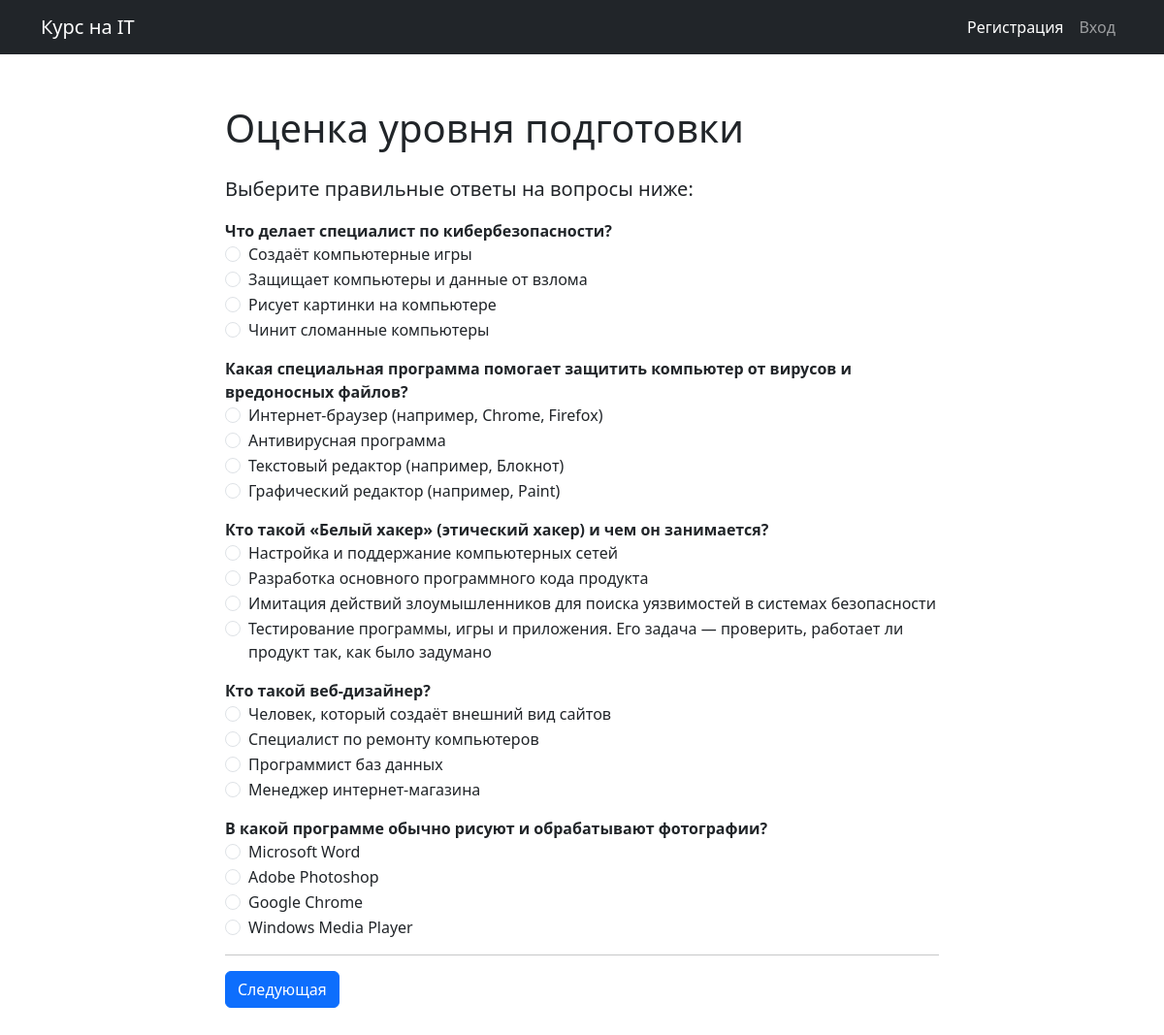
Page /block1/page1/ (signed in) on the earlier database version.
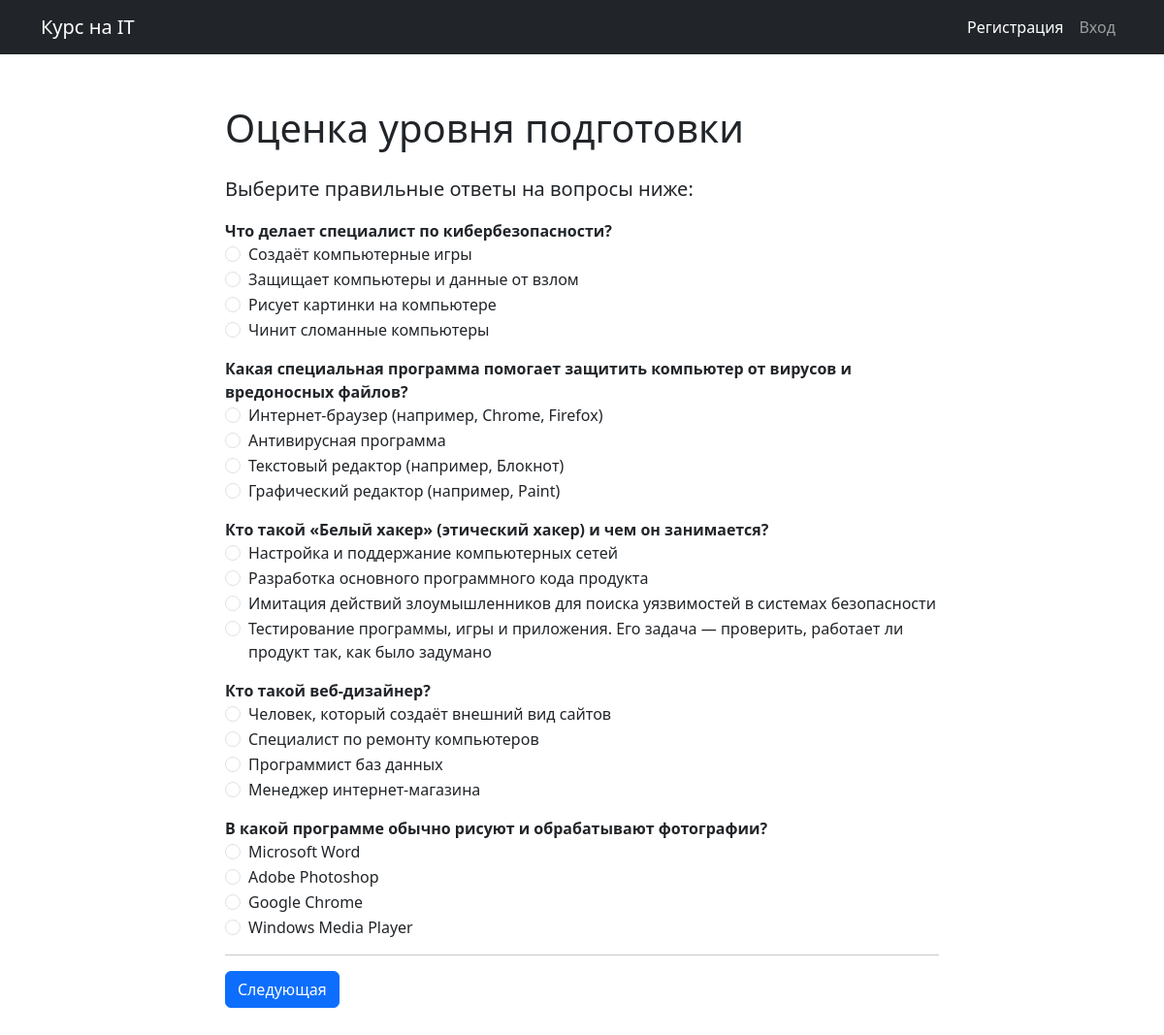
Same page on the later database version.
### primary_test/models.py (models this page shows, shortened)
class Question(models.Model):
    text = models.CharField(max_length=255, db_index=True)
    test_type = models.CharField(max_length=50, choices=TEST_TYPES)
    block = models.ForeignKey(Block, on_delete=models.CASCADE, default=1)
    options = models.ManyToManyField('AnswerOption', related_name='linked_questions')

class AnswerOption(models.Model):
    question = models.ForeignKey(Question, on_delete=models.CASCADE)
    option_text = models.CharField(max_length=255, verbose_name="Вариант ответа")
    is_correct = models.BooleanField(default=False, verbose_name="Правильный ответ?")

### primary_test/views.py (the view, shortened to what this page needs)
# urls.py: path('block1/page<int:page>/', block1_test_view, name='block1_test'),
@login_required
def block1_test_view(request, page=1):
    block_obj = get_object_or_404(Block, number=1)  # Получаем объект первого блока
    session_key = f"questions_order_{block_obj.number}_{request.user.id}"
    if session_key not in request.session:
        all_questions = list(Question.objects.filter(block=block_obj))
        random.shuffle(all_questions)
        request.session[session_key] = [q.id for q in all_questions]  # Сохраняем только идентификаторы
    ordered_questions_ids = request.session[session_key]
    ordered_questions = Question.objects.filter(id__in=ordered_questions_ids).order_by()
    total_pages = math.ceil(len(ordered_questions) / QUESTIONS_PER_PAGE)
    start_idx = (page - 1) * QUESTIONS_PER_PAGE
    end_idx = min(start_idx + QUESTIONS_PER_PAGE, len(ordered_questions))
    current_questions = ordered_questions[start_idx:end_idx]
    saved_answers = request.session.get(f'saved_answers_{block_obj.number}', {})
    prepared_questions = []
    for question in current_questions:
        options = []
        for option in question.answeroption_set.all():
            checked = str(saved_answers.get(str(question.id), '')) == str(option.id)
            options.append((option, checked))
        prepared_questions.append((question, options))
    context = {
        'prepared_questions': prepared_questions,
        'page': page,
        'total_pages': total_pages
    }
    return render(request, 'primary_test/block1_test.html', context)

### primary_test/templates/primary_test/block1_test.html (shortened to what this page needs)
{% extends 'base.html' %}
{% block content %}
<div class="row justify-content-md-center">
    <div class="col-lg-8 col-md-10">
        <h1 class="mb-4">Оценка уровня подготовки</h1>
        <p class="lead">Выберите правильные ответы на вопросы ниже:</p>
        <form action="{% url 'primary_test:block1_test' page=page %}" method="post">
            {% for question, options in prepared_questions %}
                <div class="mb-3">
                    <label class="fw-bold">{{ question.text }}</label>
                    <div class="radio-group">
                        {% for option, checked in options %}
                            <div class="form-check">
                                <input class="form-check-input" type="radio" name="question_{{ question.id }}" id="option_{{ option.id }}" value="{{ option.id }}" {% if checked %}checked{% endif %}>
                                <label class="form-check-label" for="option_{{ option.id }}">{{ option.option_text }}</label>
                            </div>
                        {% endfor %}
                    </div>
                </div>
            {% endfor %}
            <hr />
            <div class="d-flex justify-content-between align-items-center">
                {% if page < total_pages %}
                    <button type="submit" class="btn btn-primary">Следующая</button>
                {% else %}
                    <button type="submit" class="btn btn-success">Отправить и перейти ко второму блоку</button>
                {% endif %}
            </div>
        </form>
    </div>
</div>
{% endblock %}

### diagnostic/templates/base.html (shortened to what this page needs)
<!DOCTYPE html>
<html lang="ru">
<head>
    <link href="https://cdn.jsdelivr.net/npm/bootstrap@5.3.0-alpha1/dist/css/bootstrap.min.css" rel="stylesheet">
</head>
<body>
<nav class="navbar navbar-expand-md navbar-dark bg-dark fixed-top">
    <div class="container">
        <a class="navbar-brand" href="/">Курс на IT</a>
        <div class="collapse navbar-collapse" id="navbarNavAltMarkup">
            <div class="navbar-nav ms-auto">
                <a class="nav-link active" href="{% url 'diagnostic:register' %}">Регистрация</a>
                <a class="nav-link" href="{% url 'diagnostic:login' %}">Вход</a>
            </div>
        </div>
    </div>
</nav>
<div class="container py-5">
    {% block content %}
    {% endblock %}
</div>
</body>
</html>

### diagnostic/templates/base.html (style rules this page uses)
body { padding-top: 60px; }

Differences in the rows shown:
removed AnswerOption: id "☐ Защищает компьютеры и данные о", option_text "Защищает компьютеры и данные от взлома", shown under Question "Что делает специалист по кибербезопасности?"
added AnswerOption: id "☐ Защищает компьютеры и данные о", option_text "Защищает компьютеры и данные от взлом", shown under Question "Что делает специалист по кибербезопасности?"
